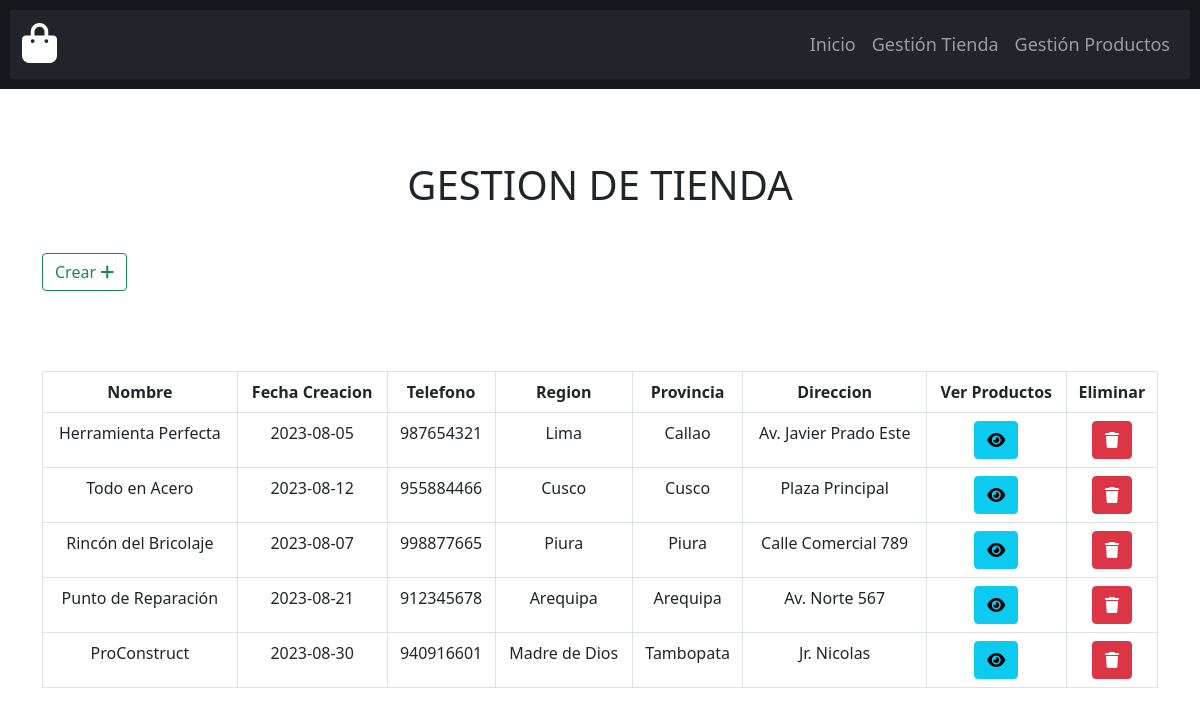
The page /gestionTienda/registroTienda on the database its author committed.
### gestionTienda/models.py (models this page shows)
class Tienda(models.Model):
    nombreTienda = models.CharField(max_length=32, blank=True, null=True)
    direccion = models.CharField(max_length=32, blank=True, null=True)
    provincia = models.CharField(max_length=32, blank=True, null=True)
    region = models.CharField(max_length=32, blank=True, null=True)
    fechaCreacion = models.CharField(max_length=32, blank=True, null=True)
    telefonoContacto = models.CharField(max_length=32, blank=True, null=True)

### gestionTienda/views.py (the view, shortened to what this page needs)
# urls.py: path('registroTienda',views.registroTienda,name='registroTienda'),
def registroTienda(request):
    return render(request,'registroTienda.html',{
        'tiendaTotales':Tienda.objects.all().order_by('id'),
    })

### gestionTienda/templates/registroTienda.html (shortened to what this page needs)
{% load static %}
<!DOCTYPE html>
<html>
    <head>
        <link rel="stylesheet" href="{% static 'style.css' %}">
        <link href="https://cdn.jsdelivr.net/npm/bootstrap@5.0.2/dist/css/bootstrap.min.css" rel="stylesheet">
        <link rel="stylesheet" href="https://cdnjs.cloudflare.com/ajax/libs/font-awesome/6.3.0/css/all.min.css" />
    </head>
    <body>
        <header>
            <nav class="navbar navbar-expand-lg navbar-dark bg-dark">
                <div class="container-fluid">
                    <a class="navbar-brand" href="#"><i class="fas fa-shopping-bag fa-2x"></i></a>
                    <div class="collapse navbar-collapse justify-content-end" id="navbarNav">
                        <ul class="navbar-nav">
                            <li class="nav-item">
                                <a class="nav-link" href="{% url 'gestionTienda:index' %}">Inicio</a>
                            </li>
                            <li class="nav-item">
                                <a class="nav-link" href="registroTienda">Gestión Tienda</a>
                            </li>
                            <li class="nav-item">
                                <a class="nav-link" href="Productos">Gestión Productos</a>
                            </li>
                        </ul>
                    </div>
                </div>
            </nav>
        </header>
        <br>
        <div class="mt-5 text-center">
            <h1>GESTION DE TIENDA</h1>
        </div>
        <div class="container mt-3">
            <div class="row">
                <div class="col-12 text-start">
                    <button class="btn btn-outline-success" data-bs-toggle="modal" data-bs-target="#nuevaTienda">Crear <i class="fa-solid fa-plus"></i></button>
                </div>
            </div>
        </div>
        <br>
        <div class="container mt-3">
            <div class="row justify-content-center">
                <div class="col-12">
                    <table class="table table-bordered">
                        <thead>
                            <th>Nombre</th>
                            <th>Fecha Creacion</th>
                            <th>Telefono</th>
                            <th>Region</th>
                            <th>Provincia</th>
                            <th>Direccion</th>
                            <th>Ver Productos</th>
                            <th>Eliminar</th>
                        </thead>
                        <tbody>
                            {% for tienda in tiendaTotales %}
                            <tr>
                                <td>{{ tienda.nombreTienda }}</td>
                                <td>{{ tienda.fechaCreacion }}</td>
                                <td>{{ tienda.telefonoContacto }}</td>
                                <td>{{ tienda.region }}</td>
                                <td>{{ tienda.provincia }}</td>
                                <td>{{ tienda.direccion }}</td>
                                <td class="text-center"><a class="btn btn-info" href="{% url 'gestionTienda:verProductosTienda' tienda.id %}" target="_blank"><i class="fa-solid fa-eye"></i></a></td>
                                <td class="text-center"><a class="btn btn-danger" href="{% url 'gestionTienda:eliminarTienda' tienda.id %}"><i class="fa-solid fa-trash"></i></a></td>
                            </tr>
                            {% endfor %}
                        </tbody>
                    </table>
                </div>
            </div>
        </div>
    </body>
</html>

### gestionTienda/static/style.css (style rules this page uses)
body { margin: 0; padding: 0; height: 100vh; display: flex; flex-direction: column; }
header { background-color: #16191c; padding: 10px; }
.navbar-brand { font-size: 24px; color: #fff; }
.container { text-align: center; padding: 20px; color: #fff; }
.navbar-nav .nav-link { font-size: 18px; padding: 10px 15px; border-radius: 5px; }
.navbar-collapse { justify-content: flex-end; }

### rows shown on the page
Tienda: nombreTienda "Herramienta Perfecta", fechaCreacion "2023-08-05", telefonoContacto "987654321", region "Lima", provincia "Callao", direccion "Av. Javier Prado Este"
Tienda: nombreTienda "Todo en Acero", fechaCreacion "2023-08-12", telefonoContacto "955884466", region "Cusco", provincia "Cusco", direccion "Plaza Principal"
Tienda: nombreTienda "Rincón del Bricolaje", fechaCreacion "2023-08-07", telefonoContacto "998877665", region "Piura", provincia "Piura", direccion "Calle Comercial 789"
Tienda: nombreTienda "Punto de Reparación", fechaCreacion "2023-08-21", telefonoContacto "912345678", region "Arequipa", provincia "Arequipa", direccion "Av. Norte 567"
Tienda: nombreTienda "ProConstruct", fechaCreacion "2023-08-30", telefonoContacto "940916601", region "Madre de Dios", provincia "Tambopata", direccion "Jr. Nicolas"
